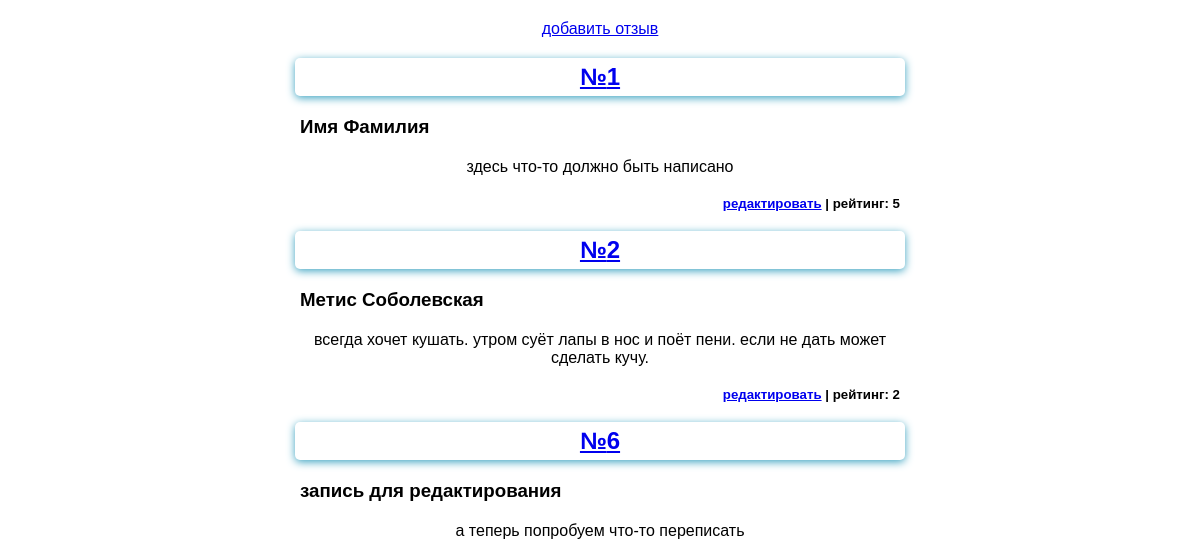
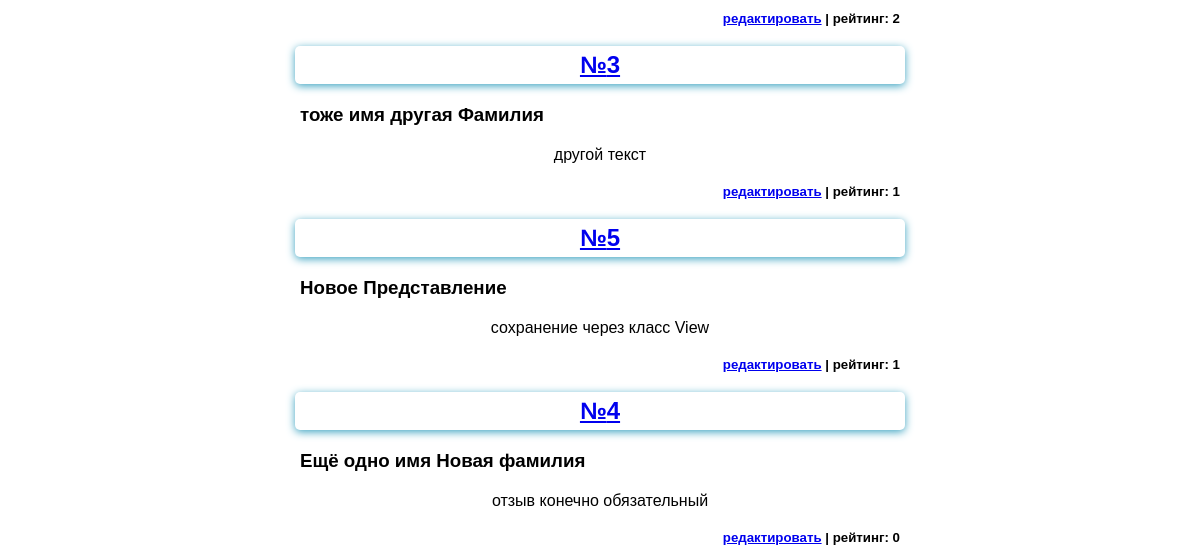
Page /list on the earlier database version (2 pictures, top to bottom).
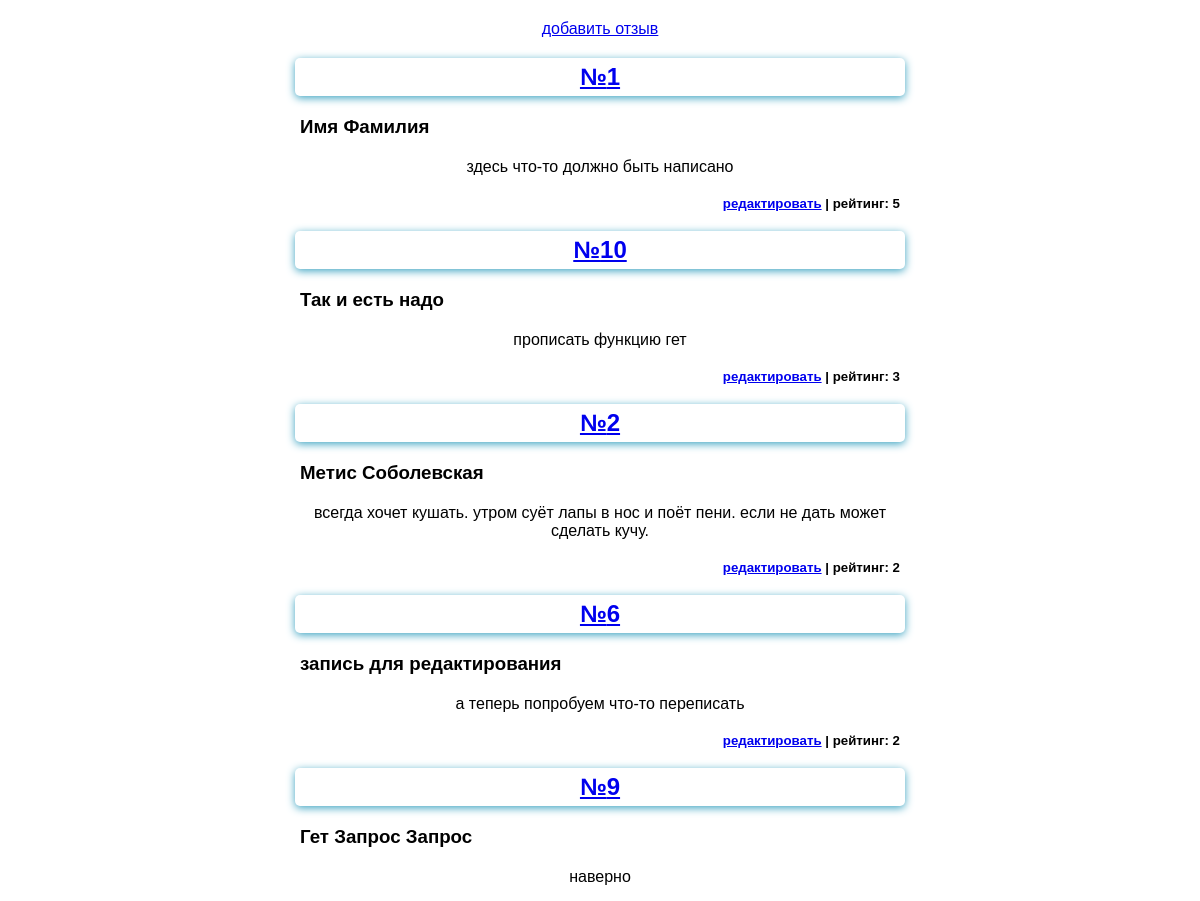
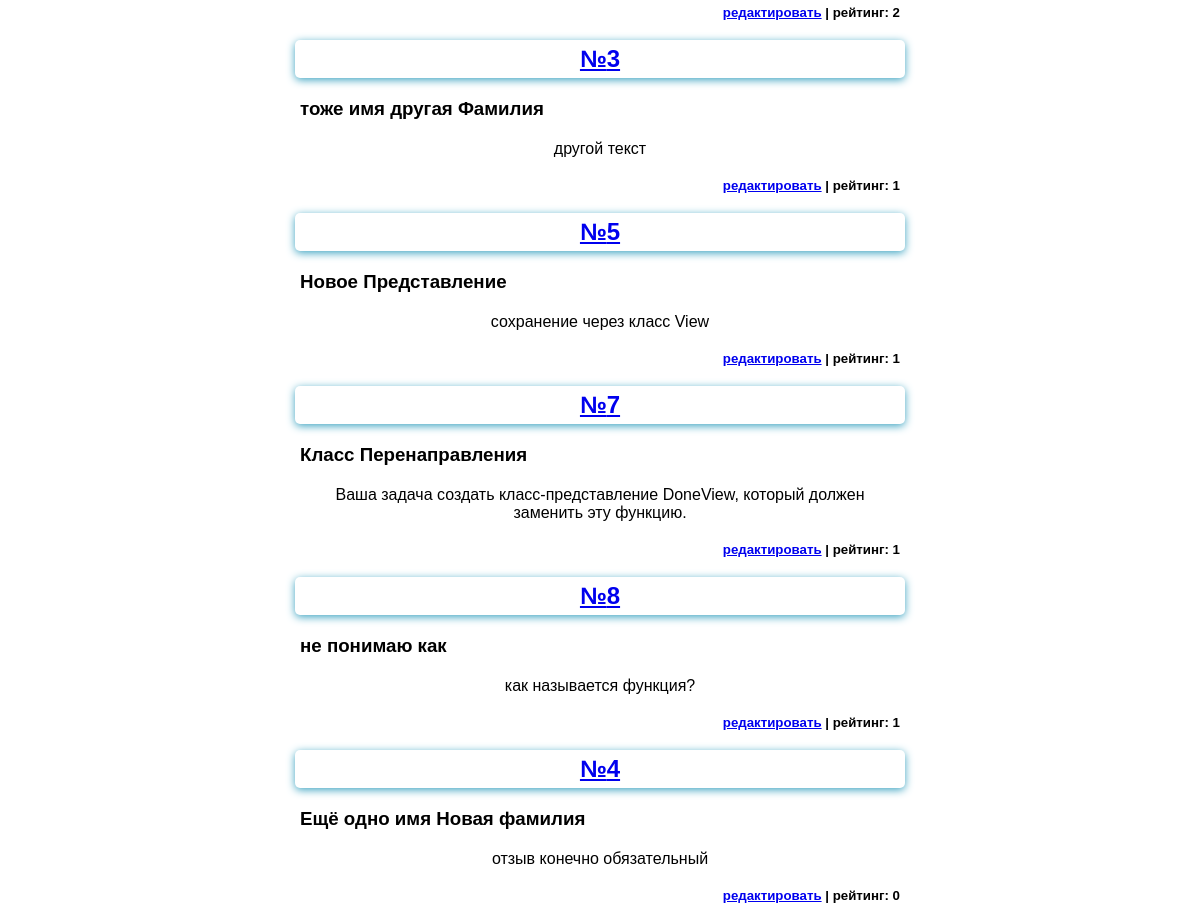
Same page on the later database version (2 pictures, top to bottom).
### feedback/models.py (models this page shows)
class FeedBack(models.Model):
    name = models.CharField(max_length=40, validators=[MinLengthValidator(5)])
    surname = models.CharField(max_length=60)
    feedback = models.TextField()
    rating = models.PositiveIntegerField()

### feedback/views.py (the view)
# urls.py: path('list', ListFeedBack.as_view(), name="список"),
class ListFeedBack(ListView):
    template_name = "feedback/list_feedback.html"
    model = FeedBack
    context_object_name = "all"
    def get_queryset(self):
        queryset = super().get_queryset()
        filter_qs = queryset.order_by("-rating")
        return filter_qs

### feedback/templates/feedback/list_feedback.html (shortened to what this page needs)
{%extends 'base.html'%}
{% block content %}
    <a href="{% url 'добавление отзыва' %}"><p>добавить отзыв</p></a>
    {%for one in all%}
        <a href="{% url 'отзыв' one.id %}"><h2>№{{one.id}}</h2></a>
        <h3>{{one.name}} {{one.surname}}</h3>
        <p>{{one.feedback}}</p>
        <h5>
            <a href="{% url 'форма отзыва' one.id %}">редактировать</a> |
            рейтинг: {{one.rating}}
        </h5>
    {%endfor%}
{% endblock %}

Differences in the rows shown:
added FeedBack: id "10", name "Так и есть", surname "надо", feedback "прописать функцию гет", rating "3"
added FeedBack: id "9", name "Гет Запрос", surname "Запрос", feedback "наверно", rating "2"
added FeedBack: id "7", name "Класс", surname "Перенаправления", feedback "Ваша задача создать класс-представление DoneView, который должен заменить эту функцию.", rating "1"
added FeedBack: id "8", name "не понимаю", surname "как", feedback "как называется функция?", rating "1"
